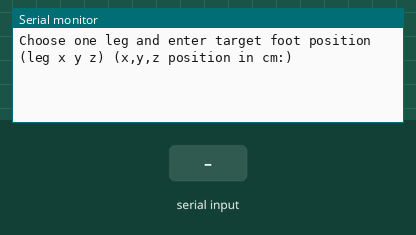
Bench run of a sketch on a simulated Arduino Uno, built with avr-gcc and run on an emulated ATmega328P. On the bench: the last lines printed to the serial monitor. The inputs (shaded band) are chosen by the test bench.

Above: at 1.2 s.
1.3 s: "90 45 200\n" received over Serial
At 2.5 s:
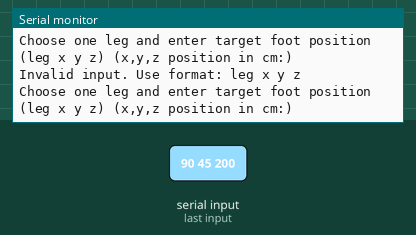
2.8 s: "90 45 200 10\n" received over Serial
At 3.9 s:
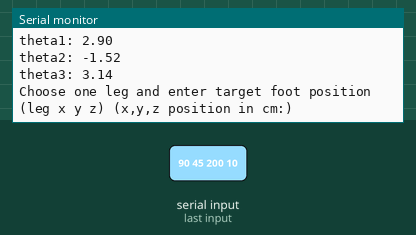

The sketch:

IK3-TEST.ino
```cpp
#include <math.h>
#include <Adafruit_PWMServoDriver.h>

Adafruit_PWMServoDriver pwm = Adafruit_PWMServoDriver();


//The inverse kinematics equations are derived for the RIGHT FRONT leg.
//They can also be used for the other three legs, but only if each leg is
//considered from the right front leg's point of view.

//Note:
//The X axis (side-to-side movement) is mirrored between the left and right legs.
//This means that the same positive X value produces mirrored hip angles.
//For example, the same X coordinate will result in opposite sideways motion
//for the left and right legs.


//How the code works:
//get leg,x,y,z (input) -> Compute inverse kinematics -> Convert joint angles to PCA9685 values for the selected leg -> move the selected leg
//leg = 1 LEFT FRONT LEG
//leg = 2 RIGHT FRONT LEG
//leg = 3 LEFT BACK LEG
//leg = 4 RIGHT BACK LEG

//Before using this code, You need to know the PCA9685 servo values:
//all hip 0 -90
//all femur -90 -180
//all tibia 90 180
//If you don't know how to do it, open arduino file called 'SetServosPCA9685', then test it for one leg
//Once all servos are calibrated and every leg moves correctly, open arduino file called 'Trot'

//-------------------------------------------------------PCA9685 SERVO VALUES----------------------------------------------------------

  #define SERVO_0_0 305   // LEFT FRONT hip servo 0       CHANGE IT
  #define SERVO_M90_0 105 //LEFT FRONT hip servo -90      CHANGE IT

  #define SERVO_M90_1 320   // LEFT FRONT femur servo -90 CHANGE IT
  #define SERVO_M180_1 555  // LEFT FRONT femur servo  -180 CHANGE IT

  #define SERVO_90_2 215   // LEFT FRONT tibia servo  90   CHANGE IT
  #define SERVO_180_2 420   // LEFT FRONT tibia servo  180  CHANGE IT


  #define SERVO_0_3 320   // RIGHT FRONT hip servo 0       CHANGE IT
  #define SERVO_M90_3 510   // RIGHT FRONT hip servo -90     CHANGE IT

  #define SERVO_M90_4 360 // RIGHT FRONT femur servo -90     CHANGE IT
  #define SERVO_M180_4 145  // RIGHT FRONT femur servo   -180     CHANGE IT

  #define SERVO_90_5 410   // RIGHT FRONT tibia servo  90    CHANGE IT
  #define SERVO_180_5 200   // RIGHT FRONT tibia servo  180     CHANGE IT


  #define SERVO_0_6 305 //LEFT BACK hip servo 0               CHANGE IT
  #define SERVO_M90_6 500   // LEFT BACK hip servo -90       CHANGE IT

  #define SERVO_M90_7 320   // LEFT BACK femur servo -90 CHANGE IT
  #define SERVO_M180_7 525  // LEFT BACK femur servo  -180 CHANGE IT

  #define SERVO_90_8 250   // LEFT BACK tibia servo  90   CHANGE IT
  #define SERVO_180_8 460   // LEFT BACK tibia servo  180  CHANGE IT


  #define SERVO_0_9 335   // RIGHT BACK hip servo 0       CHANGE IT
  #define SERVO_M90_9 125   // RIGHT BACK hip servo -90     CHANGE IT

  #define SERVO_M90_10 325 // RIGHT BACK femur servo -90     CHANGE IT
  #define SERVO_M180_10 125  // RIGHT BACK femur servo   -180     CHANGE IT

  #define SERVO_90_11 390   // RIGHT BACK tibia servo  90    CHANGE IT
  #define SERVO_180_11 180   // RIGHT BACK tibia servo  180     CHANGE IT


//-------------------------------------------------------PCA9685 SERVO VALUES----------------------------------------------------------


void setup() {
  Serial.begin(115200);
  pwm.begin();
  pwm.setPWMFreq(50);
  Serial.println("\nChoose one leg and enter target foot position (leg x y z) (x,y,z position in cm:)");
}

void loop() {
  static String input = "";

  if (Serial.available()) {
    char c = Serial.read();
    if (c == '\n' || c == '\r') {
      if (input.length() > 0) {
        float footX, footY, footZ,leg;

        //expects "leg x y z"
        int space1 = input.indexOf(' ');
        int space2 = input.indexOf(' ', space1 + 1);
        int space3 = input.indexOf(' ', space2 + 1);
        if (space1 > 0 && space2 > space1 && space3 > space2) {

          leg = input.substring(0, space1).toInt();
          footX = input.substring(space1 + 1, space2).toFloat();
          footY = input.substring(space2 + 1, space3).toFloat();
          footZ = input.substring(space3 + 1).toFloat();

          computeIK(footX, footY, footZ, leg);

        } else {
          Serial.println("Invalid input. Use format: leg x y z");
        }

        Serial.println("\nChoose one leg and enter target foot position (leg x y z) (x,y,z position in cm:)");
        input = "";
      }
    } else {
      input += c;
    }
  }
}

const float L1 = 1.5; //hip distance vertical
const float L2 = 5.7;  // femur
const float L3 = 7.9;   // tibia
const float L4=5; //hip distance horizontal

// === Compute IK ===
void computeIK(float footX, float footY, float footZ, int leg) {

  float servo1,servo2,servo3;
  float theta1,theta2,theta3;

  //1. get theta1
  theta1 = atan2(footY,footX)+acos(L4/sqrt(footX*footX+footY*footY));

  //2. calculate A
  float A=sqrt(footX*footX+footY*footY-L4*L4);

  //3. get theta3
  float k=(L2*L2+L3*L3-pow((L1-A),2)-footZ*footZ)/(2*L2*L3);
  k=constrain(k,-1,1);
  theta3=acos(k);

  //4. get theta2
  float t=(L2*L2+pow((L1-A),2)+footZ*footZ-L3*L3)/(2*L2*sqrt(pow((L1-A),2)+footZ*footZ));
  t=constrain(t,-1,1);
  theta2 = atan2((L1-A),footZ)-acos(t);

  //check angle values (in radians) IK computed
  Serial.print("theta1: ");
  Serial.println(theta1);
  Serial.print("theta2: ");
  Serial.println(theta2);
  Serial.print("theta3: ");
  Serial.println(theta3);
  Serial.println("");

  //map() function uses integers only so convert to degrees
  theta1 = theta1*180/M_PI;
  theta2 = theta2*180/M_PI;
  theta3 = theta3*180/M_PI;


  if(leg==1){
    //conversion to values used by PCA9685 for LEFT FRONT LEG
    servo1=map(theta1, 0, -90,SERVO_0_0,SERVO_M90_0);
    servo2=map(theta2, -180, -90, SERVO_M180_1,SERVO_M90_1);
    servo3=map(theta3, 90, 180, SERVO_90_2,SERVO_180_2);
    Serial.println(servo1);
    Serial.println(servo2);
    Serial.println(servo3);

    //send them to servos
    pwm.setPWM(0, 0,  servo1);
    pwm.setPWM(1, 0,  servo2);
    pwm.setPWM(2, 0,  servo3);


  }else if(leg==2){
    //conversion to values used by PCA9685 for RIGHT FRONT LEG
    servo1=map(theta1, 0, -90,SERVO_0_3,SERVO_M90_3);
    servo2=map(theta2,-180 , -90, SERVO_M180_4,SERVO_M90_4);
    servo3=map(theta3, 90, 180, SERVO_90_5,SERVO_180_5);

    //check Servo driver values
    Serial.println(servo1);
    Serial.println(servo2);
    Serial.println(servo3);

    //move servos
    pwm.setPWM(3, 0,  servo1);
    pwm.setPWM(4, 0,  servo2);
    pwm.setPWM(5, 0,  servo3);

  }else if(leg==3){
    //conversion to values used by PCA9685 for LEFT BACK LEG
    servo1=map(theta1, 0, -90,SERVO_0_6,SERVO_M90_6);
    servo2=map(theta2,-180 , -90, SERVO_M180_7,SERVO_M90_7);
    servo3=map(theta3, 90, 180, SERVO_90_8,SERVO_180_8);

    //check Servo driver values
    Serial.println(servo1);
    Serial.println(servo2);
    Serial.println(servo3);

    //move servos
    pwm.setPWM(6, 0,  servo1);
    pwm.setPWM(7, 0,  servo2);
    pwm.setPWM(8, 0,  servo3);

  }

  else if(leg==4){
    //conversion to values used by PCA9685 for RIGHT BACK LEG
    servo1=map(theta1, 0, -90,SERVO_0_9,SERVO_M90_9);
    servo2=map(theta2,-180 , -90, SERVO_M180_10,SERVO_M90_10);
    servo3=map(theta3, 90, 180, SERVO_90_11,SERVO_180_11);

    //check Servo driver values
    Serial.println(servo1);
    Serial.println(servo2);
    Serial.println(servo3);

    //move servos
    pwm.setPWM(9, 0,  servo1);
    pwm.setPWM(10, 0,  servo2);
    pwm.setPWM(11, 0,  servo3);

  }}
```

Measured:
- after the input at 1.3 s, the serial monitor: prints a new line at once (image 1)
- after the input at 2.8 s, the serial monitor: prints a new line at once (image 2)
